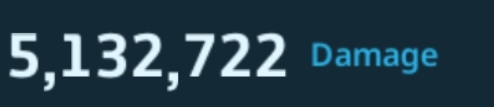
#> input picture test_images/damage_crop.jpg, 494 x 107 px
$ python get_damage.py
#> lines starting #> are read from the running program, lines starting #| are printed output that depends on the picture; after the words box and inside, x2 and y2 are one past the last pixel; in counts of white or black regions, pixels touching at a corner belong together
import cv2
import pytesseract

img_cv = cv2.imread('../test_images/damage_crop.jpg')
#> img_cv is the input picture: shape (107, 494, 3); mean B, G, R 75.5, 62.1, 37.6

## create grayscale
gray = cv2.cvtColor(img_cv, cv2.COLOR_BGR2GRAY)
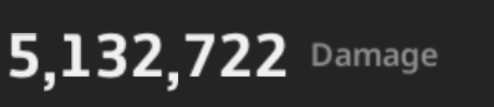
#> gray: shape (107, 494); min 34, max 243, mean 56.4

## threshold image to remove noise and create an inverted mask with with OTSU
mask = cv2.threshold(gray, 160, 255, cv2.THRESH_BINARY)[1]
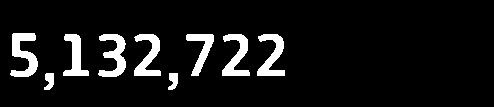
#> mask: shape (107, 494); 8.1% white; 9 white regions, largest, box (x1, y1, x2, y2) and area: (10, 33, 38, 77) 666, (98, 34, 126, 77) 618, (257, 34, 285, 76) 585

cv2.imshow("Original", img_cv)
cv2.imshow("Masking damage", mask)


pytesseract.pytesseract.tesseract_cmd = r"C:\Program Files\Tesseract-OCR\tesseract.exe"
# Example tesseract_cmd = r'C:\Program Files (x86)\Tesseract-OCR\tesseract'
# r"C:\Program Files\Tesseract-OCR\tesseract.exe"

# By default OpenCV stores images in BGR format and since pytesseract assumes RGB format,
# we need to convert from BGR to RGB format/mode:
img_rgb = cv2.cvtColor(mask, cv2.COLOR_BGR2RGB)
print("Damage is:", pytesseract.image_to_string(img_rgb))
#> (this line was passed over: pytesseract is not available in this run)

cv2.waitKey(0)
cv2.destroyAllWindows()

$ run again, with test_images/03_crop_hit_damage_img_000.jpg copied over test_images/damage_crop.jpg
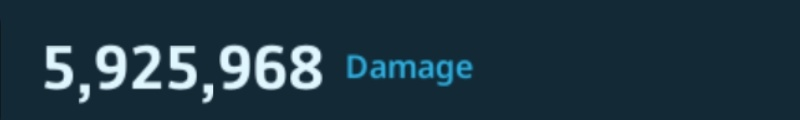
#> input picture test_images/03_crop_hit_damage_img_000.jpg, 800 x 120 px
#> img_cv is the input picture: shape (120, 800, 3); mean B, G, R 67.9, 54.7, 31.3
#> `gray = cv2.cvtColor(img_cv, cv2.COLOR_BGR2GRAY)`:
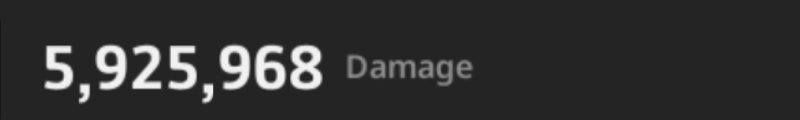
#> gray: shape (120, 800); min 23, max 245, mean 49.3
#> `mask = cv2.threshold(gray, 160, 255, cv2.THRESH_BINARY)[1]`:
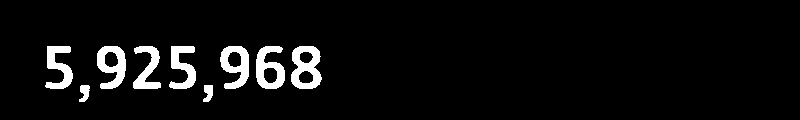
#> mask: shape (120, 800); 5.4% white; 9 white regions, largest, box (x1, y1, x2, y2) and area: (291, 46, 322, 89) 837, (256, 46, 285, 89) 743, (97, 46, 126, 89) 736
